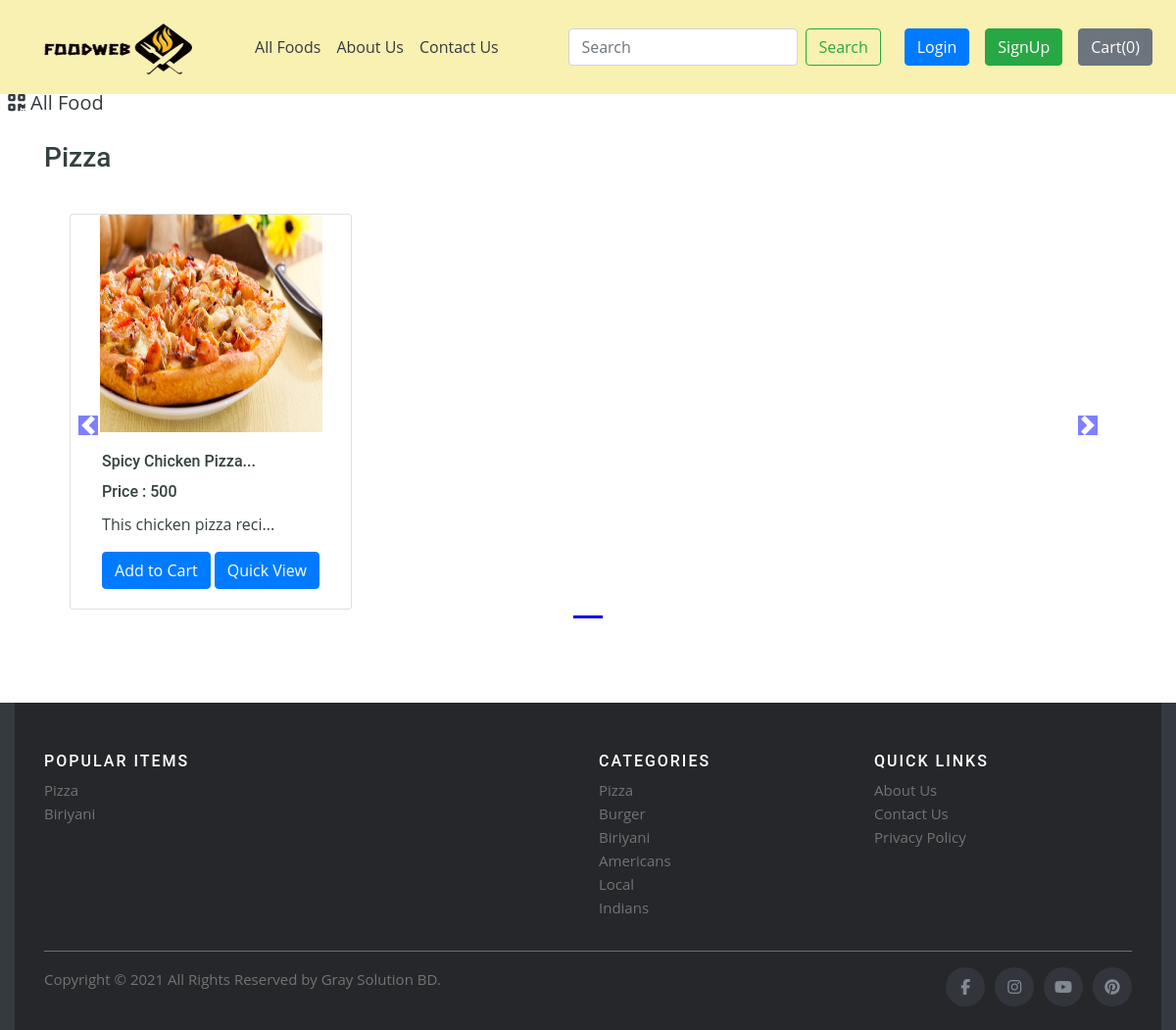
The page /shop/search/?search=Pizza on the database its author committed.
### shop/models.py (models this page shows, shortened)
class Product(models.Model):
    product_id = models.AutoField
    product_name = models.CharField(max_length=50)
    category = models.CharField(max_length=50, default="")
    subcategory = models.CharField(max_length=50, default="")
    price = models.IntegerField(default=0)
    desc = models.CharField(max_length=200)
    pub_date = models.DateField()
    image = models.ImageField(upload_to="shop/images", default="")

### shop/views.py (the view)
# urls.py: path('search/', views.search, name="Search"),
def search(request):
    query = request.GET.get('search')
    allProds = []
    catprods = Product.objects.values('category', 'id')
    cats = {item['category'] for item in catprods}
    for cat in cats:
        prodtemp = Product.objects.filter(category=cat)
        prod = [item for item in prodtemp if searchMatch(query, item)]
        n = len(prod)
        nSlides = n // 4 + ceil((n / 4) - (n // 4))
        if len(prod) != 0:
            allProds.append([prod, range(1, nSlides), nSlides])
    foodweb = {'allProds': allProds, "msg": ""}
    if len(allProds) == 0 or len(query) < 3:
        foodweb = {'msg': "No item available. Please make sure to enter relevant search query"}
    return render(request, 'shop/search.html', foodweb)

### shop/views.py (called while the page is built)
def searchMatch(query, item):
    if query in item.desc.lower() or query in item.product_name.lower() or query in item.category.lower() or query in item.desc or query in item.product_name or query in item.category or query in item.desc.upper() or query in item.product_name.upper() or query in item.category.upper():
        return True
    else:
        return False

### shop/templates/shop/search.html (shortened to what this page needs)
{% extends 'shop/basic.html' %}
{% block body %}
    {% load static %}
    <div>&nbsp;
        <a href="/shop" class="active text-dark"  style="font-size:20px;">
          <i class="fas fa-qrcode"></i>
          <span>All Food</span>
        </a>
    </div>
    <div class="container" id="cont">
        {% for product, range, nSlides in allProds %}
        <h3 class="my-4">{{product.0.category}}</h3>
        <div class="row">
            <div id="demo{{forloop.counter}}" class="col carousel slide my-3" data-ride="carousel">
                <ul class="carousel-indicators">
                    <li data-target="#demo{{forloop.counter}}" data-slide-to="0" class="active"></li>
                </ul>
                <div class="container carousel-inner no-padding">
                    <div class="carousel-item active">
                        {% for i in product %}
                        <div class="col-xs-3 col-sm-3 col-md-3">
                            <div class="card align-items-center" style="width: 18rem;">
                                <img src='/media/{{i.image}}' class="card-img-top" alt="...">
                                <div class="card-body">
                                    <h6 class="card-title" id="namepr{{i.id}}">{{i.product_name|slice:"0:20"}}...</h6>
                                     <h6 class="card-title" >Price : <span id="pricepr{{i.id}}">{{i.price}}</span></h6>
                                    <p class="card-text">{{i.desc|slice:"0:23"}}...</p>
                                    <span id="divpr{{i.id}}" class="divpr">
                                        <button id="pr{{i.id}}" class="btn btn-primary cart">Add to Cart</button>
                                    </span>
                                    <a href="/shop/productView/{{i.id}}"> <button id="qv{{i.id}}" class="btn btn-primary cart">Quick View</button> </a>
                                </div>
                            </div>
                        </div>
                        {% endfor %}
                    </div>
                </div>
            </div>
            <a class="carousel-control-prev" href="#demo{{forloop.counter}}" data-slide="prev">
                <span class="carousel-control-prev-icon"></span>
            </a>
            <a class="carousel-control-next" href="#demo{{forloop.counter}}" data-slide="next">
                <span class="carousel-control-next-icon"></span>
            </a>
        </div>
        {% endfor %}
    </div>
{% endblock %}

### shop/static/shop/assets/css/style.css (style rules this page uses)
body { font-family: "Open Sans", sans-serif; color: #334240; }
a { color: #1bbca3; }
h1, h2, h3, h4, h5, h6 { font-family: "Roboto", sans-serif; }

### rows shown on the page
Product: category "Pizza", image (picture), product_name "Spicy Chicken Pizza", price "500", desc "This chicken pizza reci"
